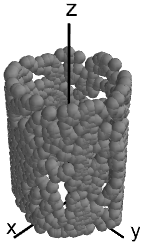

Python code for this plot:
import numpy as np
import mayavi.mlab as mlab

from desicos.conecylDB.read_write import xyz2thetazimp

R = 406.4
R_best_fit = 407.168

data = np.genfromtxt('sample_theta_z_imp.txt')
thetas, zfit, dR = data.T

xpos = R_best_fit*np.cos(thetas)
ypos = R_best_fit*np.sin(thetas)
sf = 20
x2 = xpos + sf*dR*np.cos(thetas)
y2 = ypos + sf*dR*np.sin(thetas)
z2 = zfit

black = (0,0,0)
white = (1,1,1)
mlab.figure(bgcolor=white)
mlab.points3d(x2, y2, z2, color=(0.5,0.5,0.5))
mlab.plot3d([0, 600], [0, 0], [0, 0], color=black, tube_radius=10.)
mlab.plot3d([0, 0], [0, 600], [0, 0], color=black, tube_radius=10.)
mlab.plot3d([0, 0], [0, 0], [0, 1600], color=black, tube_radius=10.)
mlab.text3d(650, -50, +50, 'x', color=black, scale=100.)
mlab.text3d(0, 650, +50, 'y', color=black, scale=100.)
mlab.text3d(0, -50, 1650, 'z', color=black, scale=100.)
mlab.savefig('plot_sample_3d_transformed.png')
